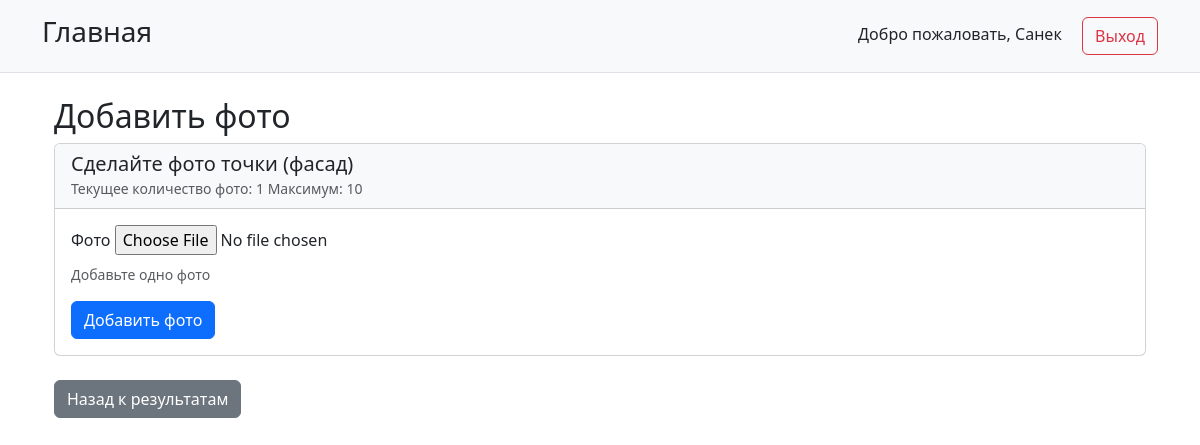
The app's page /tasks/answer/173/add-single-photo/ (signed in) with its own data.
### users/models.py (models this page shows, shortened)
class CustomUser(AbstractUser):
    role = models.CharField(
        _('Роль'),
        max_length=20,
        choices=Role.choices,
        default=Role.EMPLOYEE
    )
    phone = models.CharField(
        _('Телефон'),
        max_length=20,
        blank=True,
        null=True
    )
    groups = models.ManyToManyField(
        Group,
        verbose_name=_('groups'),
        blank=True,
        help_text=_(
            'The groups this user belongs to. A user will get all permissions '
            'granted to each of their groups.'
        ),
        related_name='customuser_set',
        related_query_name='customuser',
    )
    user_permissions = models.ManyToManyField(
        Permission,
        verbose_name=_('user permissions'),
        blank=True,
        help_text=_('Specific permissions for this user.'),
        related_name='customuser_set',
        related_query_name='customuser',
    )
    class Meta:
        verbose_name = _('Пользователь')
        verbose_name_plural = _('Пользователи')

### tasks/models.py (models this page shows, shortened)
class SurveyAnswer(models.Model):
    question = models.ForeignKey(
        SurveyQuestion,
        on_delete=models.CASCADE,
        related_name='answers',
        verbose_name=_('Вопрос')
    )
    user = models.ForeignKey(
        CustomUser,
        on_delete=models.CASCADE,
        verbose_name=_('Пользователь')
    )
    selected_choices = models.ManyToManyField(
        SurveyQuestionChoice,
        blank=True,
        verbose_name=_('Выбранные варианты')
    )
    text_answer = models.TextField(_('Текстовый ответ'), blank=True, null=True)
    client = models.ForeignKey(
        Client,
        on_delete=models.CASCADE,
        verbose_name=_('Клиент')
    )
    created_at = models.DateTimeField(_('Создано'), auto_now_add=True)
    class Meta:
        verbose_name = _('Ответ на вопрос')
        verbose_name_plural = _('Ответы на вопросы')

class SurveyQuestion(models.Model):
    QUESTION_TYPE_CHOICES = [
                ('TEXT', 'Текстовое поле'),
                ('TEXT_SHORT', 'Короткое текстовое поле (20 символов)'),
                ('RADIO', 'Радиокнопки (одиночный выбор)'),
                ('CHECKBOX', 'Чекбоксы (множественный выбор)'),
                ('SELECT_SINGLE', 'Выбор из списка (одиночный выбор)'),
                ('SELECT_MULTIPLE', 'Выбор из списка (множественный выбор)'),
                ('PHOTO', 'Фото'),
            ]
    task = models.ForeignKey(
        'Task',
        on_delete=models.CASCADE,
        limit_choices_to={'task_type': TaskType.SURVEY},
        related_name='questions',
        verbose_name=_('Задача')
    )
    question_text = models.CharField(_('Текст вопроса'), max_length=500)
    order = models.PositiveIntegerField(_('Порядок'), default=0)
    question_type = models.CharField(
        _('Тип вопроса'),
        max_length=20,
        choices=QUESTION_TYPE_CHOICES,
        default='TEXT'
    )
    created_at = models.DateTimeField(_('Создано'), auto_now_add=True)
    class Meta:
        verbose_name = _('Вопрос анкеты')
        verbose_name_plural = _('Вопросы анкет')
        ordering = ['order']

### tasks/views.py (the view, shortened to what this page needs)
# urls.py: path('answer/<int:answer_id>/add-single-photo/', views.AddSinglePhotoView.as_view(), name='add_single_photo'),
class AddSinglePhotoView(LoginRequiredMixin, FormView):
    template_name = 'tasks/add_single_photo.html'
    form_class = AddSinglePhotoForm
    def get_answer(self):
        answer_id = self.kwargs['answer_id']
        return get_object_or_404(SurveyAnswer, id=answer_id)
    def get_context_data(self, **kwargs):
        context = super().get_context_data(**kwargs)
        answer = self.get_answer()
        context['answer'] = answer
        return context

### tasks/forms.py
class AddSinglePhotoForm(forms.Form):
    photo = forms.ImageField(
        label=_('Фото'),
        required=True,
        help_text=_('Добавьте одно фото')
    )

### templates/tasks/add_single_photo.html (shortened to what this page needs)
{% extends 'base.html' %}
{% load i18n %}
{% block content %}
<div class="container mt-4">
    <div class="row">
        <div class="col-md-12">
            <h2>{% trans 'Добавить фото' %}</h2>
            <div class="card mb-4">
                <div class="card-header bg-light">
                    <h5 class="mb-0">{{ answer.question.question_text }}</h5>
                    <small class="text-muted">
                        {% trans 'Текущее количество фото:' %} {{ answer.photos.count }}
                        {% trans 'Максимум:' %} 10
                    </small>
                </div>
                <div class="card-body">
                    {% if answer.photos.count < 10 %}
                        <form method="post" enctype="multipart/form-data">
                            <div class="mb-3">
                                <label class="form-label">{{ form.photo.label }}</label>
                                {{ form.photo }}
                                <div class="form-text">{{ form.photo.help_text }}</div>
                            </div>
                            <button type="submit" class="btn btn-primary">{% trans 'Добавить фото' %}</button>
                        </form>
                    {% else %}
                        <div class="alert alert-warning">
                            {% trans 'Достигнуто максимальное количество фото (10).' %}
                        </div>
                    {% endif %}
                </div>
            </div>
            <a href="{% url 'tasks:survey_results' answer.question.task.id %}" class="btn btn-secondary">{% trans 'Назад к результатам' %}</a>
        </div>
    </div>
</div>
{% endblock %}

### templates/base.html (shortened to what this page needs)
<!DOCTYPE html>
<html lang="ru">
<head>
    <link href="https://cdn.jsdelivr.net/npm/bootstrap@5.3.0/dist/css/bootstrap.min.css" rel="stylesheet">
</head>
<body>
    {% load static %}
    <div class="control-panel">
        <div class="container">
            <div class="d-flex justify-content-between align-items-center">
                <a href="{% url 'home' %}" class="h3 text-decoration-none text-dark">Главная</a>
                <div>
                    {% if user.is_authenticated %}
                        <span class="me-3">Добро пожаловать, {{ user.username }}</span>
                        <a href="{% url 'logout' %}" class="btn btn-outline-danger">Выход</a>
                    {% endif %}
                </div>
            </div>
        </div>
    </div>
    <div class="container">
        {% block content %}
        {% endblock %}
    </div>
</body>
</html>

### templates/base.html (style rules this page uses)
.control-panel { background-color: #f8f9fa; padding: 15px; margin-bottom: 20px; border-bottom: 1px solid #dee2e6; }

### records on screen
CustomUser: username "Санек"
SurveyAnswer: question.question_text "Сделайте фото точки (фасад)", photos.count "1"
